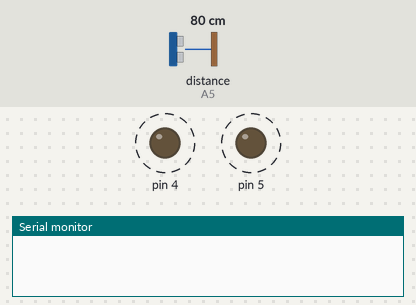
This sketch was run on a simulated Arduino Uno, built with avr-gcc and run on an emulated ATmega328P. Shown: output pins drawn as LEDs (lit = HIGH), the last lines printed to the serial monitor. Wiring (inferred from the names in the program): ultrasonic range finder: trigger pin 2; echo A5. Dashed ring = blinking. Inputs (shaded band) come from the test bench; at power-on: distance to the obstacle (sensor on A5) 80 cm. The echo pulse lasts 58.3 µs per cm; pins used as bus, display or sensor lines are not drawn.

Above: at 0.9 s.
2.4 s: distance to the obstacle (sensor on A5) set to 2 cm
At 2.4 s:
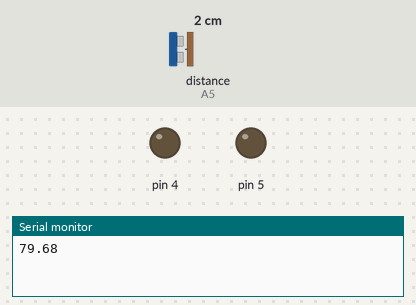
4.6 s: distance to the obstacle (sensor on A5) set to 4 cm
At 4.79 s:
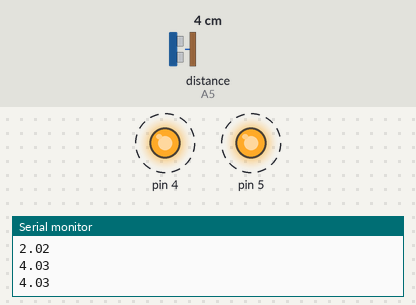
Timing chart, 0 to 14.1 s (numbered marks = the images above; inputs shaded):
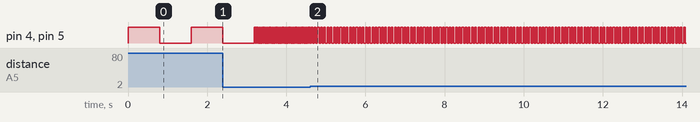

Measured:
- after the input at 4.6 s, pin 4, pin 5: alternates HIGH for 0.04 s and LOW for 0.04 s, starting after 0.11 s
- by itself, pin 4, pin 5: alternates HIGH for 0.80 s and LOW for 0.80 s

The sketch:

ultrasonic-parking-sensor.ino
```cpp
int tiempo =0;
float distancia = 0;

void setup()
{
  Serial.begin(9600); // Standard serial monitor baud rate (corrected typo)
  pinMode(2, OUTPUT); //pin trigger
  pinMode(A5, INPUT); //pin echo
  pinMode(4, OUTPUT);
  pinMode(5, OUTPUT);
}

void loop()
{
  //enviar onda de sonido
  digitalWrite(2, LOW);
  delayMicroseconds(20);
  digitalWrite(2, HIGH);
  delayMicroseconds(10);
  digitalWrite(2, LOW);

  //iniciar cronometro
  tiempo = pulseIn(A5, HIGH);

  //velocidad=distancia/tiempo
  //distancia =velocidad * tiempo
  distancia = 0.01715 *tiempo;

  if(distancia < 100)
  {
    digitalWrite(4,HIGH);
    digitalWrite(5,HIGH);
      delay(distancia*10);
    digitalWrite(4,LOW);
    digitalWrite(5,LOW);
      delay(distancia*10);
  }
  //imprimir distancia en monitor serial
  Serial.println(distancia);
}
```
